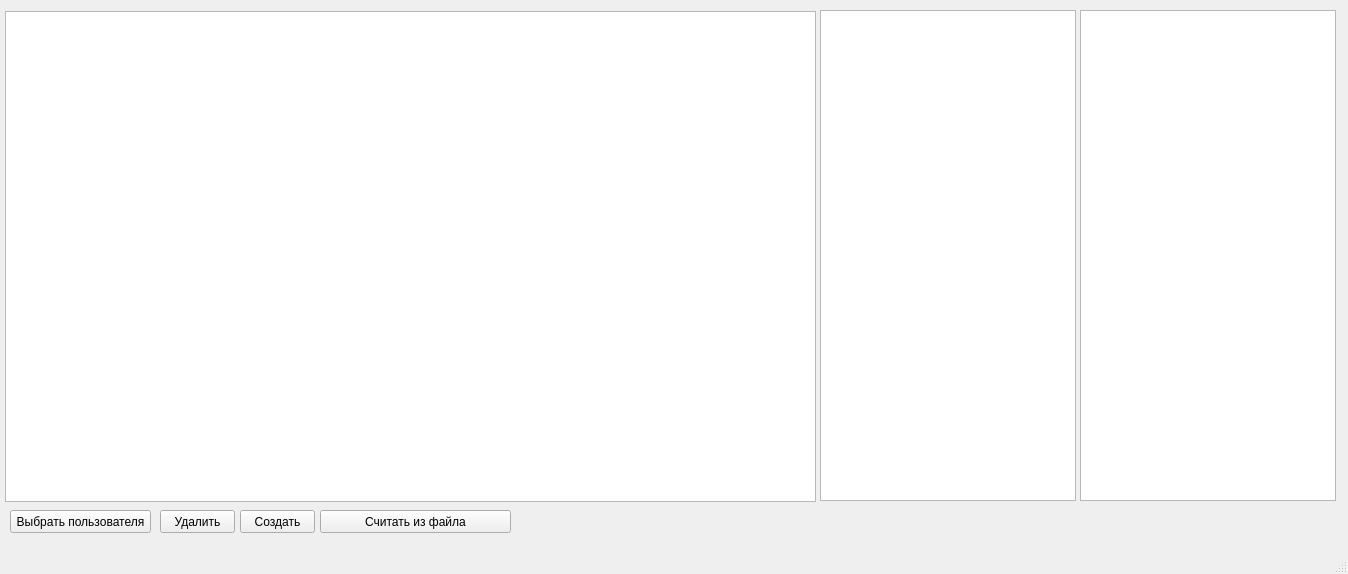
<?xml version="1.0" encoding="UTF-8"?>
<ui version="4.0">
 <class>MainWindow</class>
 <widget class="QMainWindow" name="MainWindow">
  <property name="enabled">
   <bool>true</bool>
  </property>
  <property name="geometry">
   <rect>
    <x>0</x>
    <y>0</y>
    <width>1348</width>
    <height>574</height>
   </rect>
  </property>
  <property name="windowTitle">
   <string>MainWindow</string>
  </property>
  <widget class="QWidget" name="centralwidget">
   <widget class="QTableWidget" name="tableWidget">
    <property name="geometry">
     <rect>
      <x>5</x>
      <y>11</y>
      <width>811</width>
      <height>491</height>
     </rect>
    </property>
   </widget>
   <widget class="QPushButton" name="pushButton">
    <property name="geometry">
     <rect>
      <x>10</x>
      <y>510</y>
      <width>141</width>
      <height>23</height>
     </rect>
    </property>
    <property name="text">
     <string>Выбрать пользователя</string>
    </property>
   </widget>
   <widget class="QPushButton" name="pushButton_2">
    <property name="geometry">
     <rect>
      <x>160</x>
      <y>510</y>
      <width>75</width>
      <height>23</height>
     </rect>
    </property>
    <property name="text">
     <string>Удалить</string>
    </property>
   </widget>
   <widget class="QPushButton" name="pushButton_3">
    <property name="geometry">
     <rect>
      <x>240</x>
      <y>510</y>
      <width>75</width>
      <height>23</height>
     </rect>
    </property>
    <property name="text">
     <string>Создать</string>
    </property>
   </widget>
   <widget class="QTableWidget" name="tableWidget_2">
    <property name="geometry">
     <rect>
      <x>820</x>
      <y>10</y>
      <width>256</width>
      <height>491</height>
     </rect>
    </property>
   </widget>
   <widget class="QTableWidget" name="tableWidget_3">
    <property name="geometry">
     <rect>
      <x>1080</x>
      <y>10</y>
      <width>256</width>
      <height>491</height>
     </rect>
    </property>
   </widget>
   <widget class="QPushButton" name="pushButton_4">
    <property name="geometry">
     <rect>
      <x>320</x>
      <y>510</y>
      <width>191</width>
      <height>23</height>
     </rect>
    </property>
    <property name="text">
     <string>Считать из файла</string>
    </property>
   </widget>
  </widget>
  <widget class="QMenuBar" name="menubar">
   <property name="geometry">
    <rect>
     <x>0</x>
     <y>0</y>
     <width>1348</width>
     <height>21</height>
    </rect>
   </property>
  </widget>
  <widget class="QStatusBar" name="statusbar"/>
 </widget>
 <resources/>
 <connections/>
</ui>
